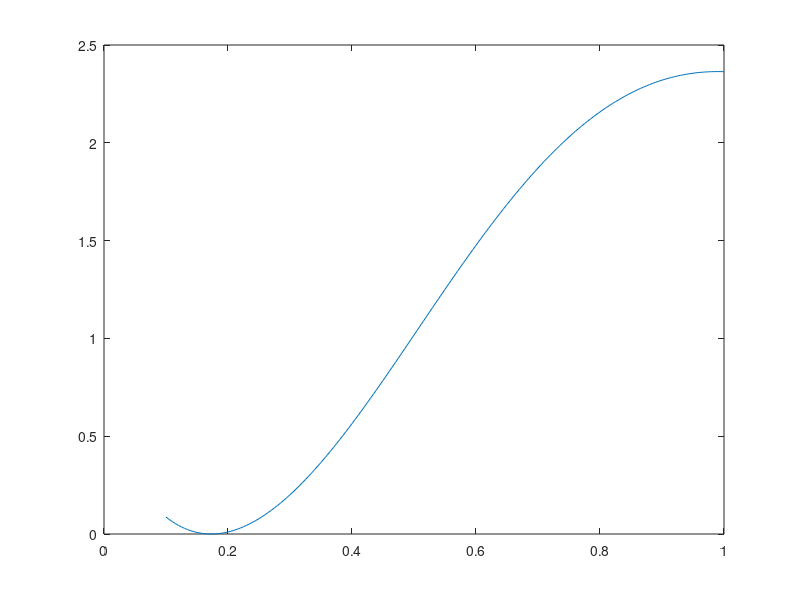

Write MATLAB code to recreate this figure.
clear all 
clc
# http://www.csun.edu/~lcaretto/me309/21-nsodeSystems.pdf      (ODE System by RK4)
function f=boundary2(x,y)
  ref=y
  ref(ref>1)=1;
  ref(ref<1)=0;
  ref=ref-[ref(1,2:length(ref)),0];
  ref(1,1)=0;
  ref(1,length(ref))=0;
  f=x(find(ref));
end
f1=[0.1:0.005:1]
f1copy=f1;
f2=f1*0;
f2copy=f2;
f3=f1*0;
f3copy=f3;
sep=0.001
x=[1:sep:10];
for i =1:length(x);
  f1k1=sep*(-f2.*f3);
  f2k1= sep*f1;
  f3k1=sep*f2;
  f1k2=sep*(-(f2+0.5*f2k1).*(f3+0.5*f3k1));
  f2k2=sep*(f1+0.5*f1k1);
  f3k2=sep*(f2+0.5*f2k1);
  f1k3=sep*(-(f2+0.5*f2k2).*(f3+0.5*f3k2));
  f2k3=sep*(f1+0.5*f1k2);
  f3k3=sep*(f2+0.5*f2k2);
  f1k4=sep*(-(f2+f2k3).*(f3+f3k3));
  f2k4=sep*(f1+f1k3);
  f3k4=sep*(f2+f2k3);
  f1=f1+1/6*f1k1+1/3*(f1k2+f1k3)+1/6*f1k4;
  f2=f2+1/6*f2k1+1/3*(f2k2+f2k3)+1/6*f2k4;
  f3=f3+1/6*f3k1+1/3*(f3k2+f3k3)+1/6*f3k4;
end
plot(f1copy,f3)
b=boundary2(f1copy,f3)
